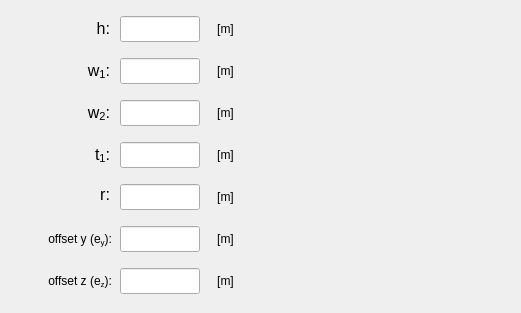
    <widget class="QWidget" name="tab_T_section">
     <attribute name="title">
      <string>T-section</string>
     </attribute>
     <widget class="QLabel" name="label_4">
      <property name="geometry">
       <rect>
        <x>284</x>
        <y>16</y>
        <width>228</width>
        <height>288</height>
       </rect>
      </property>
      <property name="text">
       <string/>
      </property>
      <property name="pixmap">
       <pixmap>../../../figures/T_profile.PNG</pixmap>
      </property>
      <property name="scaledContents">
       <bool>true</bool>
      </property>
     </widget>
     <widget class="QLineEdit" name="lineEdit_offsetz_T_section">
      <property name="geometry">
       <rect>
        <x>120</x>
        <y>268</y>
        <width>80</width>
        <height>26</height>
       </rect>
      </property>
      <property name="minimumSize">
       <size>
        <width>80</width>
        <height>26</height>
       </size>
      </property>
      <property name="maximumSize">
       <size>
        <width>80</width>
        <height>26</height>
       </size>
      </property>
      <property name="font">
       <font>
        <family>Arial</family>
        <pointsize>11</pointsize>
        <weight>75</weight>
        <italic>true</italic>
        <bold>true</bold>
       </font>
      </property>
      <property name="focusPolicy">
       <enum>Qt::StrongFocus</enum>
      </property>
      <property name="styleSheet">
       <string notr="true">color: rgb(255, 0, 0);</string>
      </property>
      <property name="alignment">
       <set>Qt::AlignCenter</set>
      </property>
     </widget>
     <widget class="QLabel" name="label_143">
      <property name="geometry">
       <rect>
        <x>208</x>
        <y>268</y>
        <width>35</width>
        <height>26</height>
       </rect>
      </property>
      <property name="minimumSize">
       <size>
        <width>35</width>
        <height>26</height>
       </size>
      </property>
      <property name="maximumSize">
       <size>
        <width>35</width>
        <height>26</height>
       </size>
      </property>
      <property name="text">
       <string>[m]</string>
      </property>
      <property name="alignment">
       <set>Qt::AlignCenter</set>
      </property>
     </widget>
     <widget class="QLabel" name="label_81">
      <property name="geometry">
       <rect>
        <x>20</x>
        <y>100</y>
        <width>90</width>
        <height>26</height>
       </rect>
      </property>
      <property name="minimumSize">
       <size>
        <width>90</width>
        <height>26</height>
       </size>
      </property>
      <property name="maximumSize">
       <size>
        <width>90</width>
        <height>26</height>
       </size>
      </property>
      <property name="text">
       <string>&lt;html&gt;&lt;head/&gt;&lt;body&gt;&lt;p align=&quot;right&quot;&gt;&lt;span style=&quot; font-size:12pt;&quot;&gt;w&lt;/span&gt;&lt;span style=&quot; font-size:12pt; vertical-align:sub;&quot;&gt;2&lt;/span&gt;&lt;span style=&quot; font-size:12pt;&quot;&gt;:&lt;/span&gt;&lt;/p&gt;&lt;/body&gt;&lt;/html&gt;</string>
      </property>
      <property name="alignment">
       <set>Qt::AlignCenter</set>
      </property>
     </widget>
     <widget class="QLabel" name="label_144">
      <property name="geometry">
       <rect>
        <x>208</x>
        <y>226</y>
        <width>35</width>
        <height>26</height>
       </rect>
      </property>
      <property name="minimumSize">
       <size>
        <width>35</width>
        <height>26</height>
       </size>
      </property>
      <property name="maximumSize">
       <size>
        <width>35</width>
        <height>26</height>
       </size>
      </property>
      <property name="text">
       <string>[m]</string>
      </property>
      <property name="alignment">
       <set>Qt::AlignCenter</set>
      </property>
     </widget>
     <widget class="QLineEdit" name="lineEdit_height_T_section">
      <property name="geometry">
       <rect>
        <x>120</x>
        <y>16</y>
        <width>80</width>
        <height>26</height>
       </rect>
      </property>
      <property name="minimumSize">
       <size>
        <width>0</width>
        <height>26</height>
       </size>
      </property>
      <property name="maximumSize">
       <size>
        <width>80</width>
        <height>26</height>
       </size>
      </property>
      <property name="sizeIncrement">
       <size>
        <width>80</width>
        <height>26</height>
       </size>
      </property>
      <property name="font">
       <font>
        <family>Arial</family>
        <pointsize>11</pointsize>
        <weight>75</weight>
        <italic>true</italic>
        <bold>true</bold>
       </font>
      </property>
      <property name="focusPolicy">
       <enum>Qt::StrongFocus</enum>
      </property>
      <property name="styleSheet">
       <string notr="true">color: rgb(255, 0, 0);</string>
      </property>
      <property name="alignment">
       <set>Qt::AlignCenter</set>
      </property>
     </widget>
     <widget class="QLineEdit" name="lineEdit_w1_T_section">
      <property name="geometry">
       <rect>
        <x>120</x>
        <y>58</y>
        <width>80</width>
        <height>26</height>
       </rect>
      </property>
      <property name="minimumSize">
       <size>
        <width>0</width>
        <height>24</height>
       </size>
      </property>
      <property name="maximumSize">
       <size>
        <width>80</width>
        <height>26</height>
       </size>
      </property>
      <property name="sizeIncrement">
       <size>
        <width>0</width>
        <height>0</height>
       </size>
      </property>
      <property name="font">
       <font>
        <family>Arial</family>
        <pointsize>11</pointsize>
        <weight>75</weight>
        <italic>true</italic>
        <bold>true</bold>
       </font>
      </property>
      <property name="focusPolicy">
       <enum>Qt::StrongFocus</enum>
      </property>
      <property name="styleSheet">
       <string notr="true">color: rgb(255, 0, 0);</string>
      </property>
      <property name="alignment">
       <set>Qt::AlignCenter</set>
      </property>
     </widget>
     <widget class="QLabel" name="label_145">
      <property name="geometry">
       <rect>
        <x>208</x>
        <y>100</y>
        <width>35</width>
        <height>26</height>
       </rect>
      </property>
      <property name="minimumSize">
       <size>
        <width>35</width>
        <height>26</height>
       </size>
      </property>
      <property name="maximumSize">
       <size>
        <width>35</width>
        <height>26</height>
       </size>
      </property>
      <property name="text">
       <string>[m]</string>
      </property>
      <property name="alignment">
       <set>Qt::AlignCenter</set>
      </property>
     </widget>
     <widget class="QLineEdit" name="lineEdit_offsety_T_section">
      <property name="geometry">
       <rect>
        <x>120</x>
        <y>226</y>
        <width>80</width>
        <height>26</height>
       </rect>
      </property>
      <property name="minimumSize">
       <size>
        <width>80</width>
        <height>26</height>
       </size>
      </property>
      <property name="maximumSize">
       <size>
        <width>80</width>
        <height>26</height>
       </size>
      </property>
      <property name="font">
       <font>
        <family>Arial</family>
        <pointsize>11</pointsize>
        <weight>75</weight>
        <italic>true</italic>
        <bold>true</bold>
       </font>
      </property>
      <property name="focusPolicy">
       <enum>Qt::StrongFocus</enum>
      </property>
      <property name="styleSheet">
       <string notr="true">color: rgb(255, 0, 0);</string>
      </property>
      <property name="alignment">
       <set>Qt::AlignCenter</set>
      </property>
     </widget>
     <widget class="QLineEdit" name="lineEdit_t1_T_section">
      <property name="geometry">
       <rect>
        <x>120</x>
        <y>142</y>
        <width>80</width>
        <height>26</height>
       </rect>
      </property>
      <property name="minimumSize">
       <size>
        <width>0</width>
        <height>24</height>
       </size>
      </property>
      <property name="maximumSize">
       <size>
        <width>80</width>
        <height>26</height>
       </size>
      </property>
      <property name="sizeIncrement">
       <size>
        <width>0</width>
        <height>0</height>
       </size>
      </property>
      <property name="font">
       <font>
        <family>Arial</family>
        <pointsize>11</pointsize>
        <weight>75</weight>
        <italic>true</italic>
        <bold>true</bold>
       </font>
      </property>
      <property name="focusPolicy">
       <enum>Qt::StrongFocus</enum>
      </property>
      <property name="styleSheet">
       <string notr="true">color: rgb(255, 0, 0);</string>
      </property>
      <property name="alignment">
       <set>Qt::AlignCenter</set>
      </property>
     </widget>
     <widget class="QLabel" name="label_147">
      <property name="geometry">
       <rect>
        <x>208</x>
        <y>184</y>
        <width>35</width>
        <height>26</height>
       </rect>
      </property>
      <property name="minimumSize">
       <size>
        <width>35</width>
        <height>26</height>
       </size>
      </property>
      <property name="maximumSize">
       <size>
        <width>35</width>
        <height>26</height>
       </size>
      </property>
      <property name="text">
       <string>[m]</string>
      </property>
      <property name="alignment">
       <set>Qt::AlignCenter</set>
      </property>
     </widget>
     <widget class="QLabel" name="label_83">
      <property name="geometry">
       <rect>
        <x>20</x>
        <y>58</y>
        <width>90</width>
        <height>26</height>
       </rect>
      </property>
      <property name="minimumSize">
       <size>
        <width>90</width>
        <height>26</height>
       </size>
      </property>
      <property name="maximumSize">
       <size>
        <width>90</width>
        <height>26</height>
       </size>
      </property>
      <property name="text">
       <string>&lt;html&gt;&lt;head/&gt;&lt;body&gt;&lt;p align=&quot;right&quot;&gt;&lt;span style=&quot; font-size:12pt;&quot;&gt;w&lt;/span&gt;&lt;span style=&quot; font-size:12pt; vertical-align:sub;&quot;&gt;1&lt;/span&gt;&lt;span style=&quot; font-size:12pt;&quot;&gt;:&lt;/span&gt;&lt;/p&gt;&lt;/body&gt;&lt;/html&gt;</string>
      </property>
      <property name="alignment">
       <set>Qt::AlignCenter</set>
      </property>
     </widget>
     <widget class="QLabel" name="label_148">
      <property name="geometry">
       <rect>
        <x>22</x>
        <y>226</y>
        <width>90</width>
        <height>26</height>
       </rect>
      </property>
      <property name="minimumSize">
       <size>
        <width>90</width>
        <height>26</height>
       </size>
      </property>
      <property name="maximumSize">
       <size>
        <width>90</width>
        <height>26</height>
       </size>
      </property>
      <property name="text">
       <string>&lt;html&gt;&lt;head/&gt;&lt;body&gt;&lt;p&gt;offset y (e&lt;span style=&quot; vertical-align:sub;&quot;&gt;y&lt;/span&gt;):&lt;/p&gt;&lt;/body&gt;&lt;/html&gt;</string>
      </property>
      <property name="alignment">
       <set>Qt::AlignRight|Qt::AlignTrailing|Qt::AlignVCenter</set>
      </property>
     </widget>
     <widget class="QLabel" name="label_149">
      <property name="geometry">
       <rect>
        <x>22</x>
        <y>268</y>
        <width>90</width>
        <height>26</height>
       </rect>
      </property>
      <property name="minimumSize">
       <size>
        <width>90</width>
        <height>26</height>
       </size>
      </property>
      <property name="maximumSize">
       <size>
        <width>90</width>
        <height>26</height>
       </size>
      </property>
      <property name="text">
       <string>&lt;html&gt;&lt;head/&gt;&lt;body&gt;&lt;p&gt;offset z (e&lt;span style=&quot; vertical-align:sub;&quot;&gt;z&lt;/span&gt;):&lt;/p&gt;&lt;/body&gt;&lt;/html&gt;</string>
      </property>
      <property name="alignment">
       <set>Qt::AlignRight|Qt::AlignTrailing|Qt::AlignVCenter</set>
      </property>
     </widget>
     <widget class="QLabel" name="label_151">
      <property name="geometry">
       <rect>
        <x>208</x>
        <y>58</y>
        <width>35</width>
        <height>26</height>
       </rect>
      </property>
      <property name="minimumSize">
       <size>
        <width>35</width>
        <height>26</height>
       </size>
      </property>
      <property name="maximumSize">
       <size>
        <width>35</width>
        <height>26</height>
       </size>
      </property>
      <property name="text">
       <string>[m]</string>
      </property>
      <property name="alignment">
       <set>Qt::AlignCenter</set>
      </property>
     </widget>
     <widget class="QLineEdit" name="lineEdit_w2_T_section">
      <property name="geometry">
       <rect>
        <x>120</x>
        <y>100</y>
        <width>80</width>
        <height>26</height>
       </rect>
      </property>
      <property name="minimumSize">
       <size>
        <width>0</width>
        <height>24</height>
       </size>
      </property>
      <property name="maximumSize">
       <size>
        <width>80</width>
        <height>26</height>
       </size>
      </property>
      <property name="sizeIncrement">
       <size>
        <width>0</width>
        <height>0</height>
       </size>
      </property>
      <property name="font">
       <font>
        <family>Arial</family>
        <pointsize>11</pointsize>
        <weight>75</weight>
        <italic>true</italic>
        <bold>true</bold>
       </font>
      </property>
      <property name="focusPolicy">
       <enum>Qt::StrongFocus</enum>
      </property>
      <property name="styleSheet">
       <string notr="true">color: rgb(255, 0, 0);</string>
      </property>
      <property name="alignment">
       <set>Qt::AlignCenter</set>
      </property>
     </widget>
     <widget class="QLabel" name="label_85">
      <property name="geometry">
       <rect>
        <x>20</x>
        <y>142</y>
        <width>90</width>
        <height>26</height>
       </rect>
      </property>
      <property name="minimumSize">
       <size>
        <width>90</width>
        <height>26</height>
       </size>
      </property>
      <property name="maximumSize">
       <size>
        <width>90</width>
        <height>26</height>
       </size>
      </property>
      <property name="text">
       <string>&lt;html&gt;&lt;head/&gt;&lt;body&gt;&lt;p align=&quot;right&quot;&gt;&lt;span style=&quot; font-size:12pt;&quot;&gt;t&lt;/span&gt;&lt;span style=&quot; font-size:12pt; vertical-align:sub;&quot;&gt;1&lt;/span&gt;&lt;span style=&quot; font-size:12pt;&quot;&gt;:&lt;/span&gt;&lt;/p&gt;&lt;/body&gt;&lt;/html&gt;</string>
      </property>
      <property name="alignment">
       <set>Qt::AlignCenter</set>
      </property>
     </widget>
     <widget class="QLineEdit" name="lineEdit_radius_T_section">
      <property name="geometry">
       <rect>
        <x>120</x>
        <y>184</y>
        <width>80</width>
        <height>26</height>
       </rect>
      </property>
      <property name="minimumSize">
       <size>
        <width>0</width>
        <height>24</height>
       </size>
      </property>
      <property name="maximumSize">
       <size>
        <width>80</width>
        <height>26</height>
       </size>
      </property>
      <property name="sizeIncrement">
       <size>
        <width>0</width>
        <height>0</height>
       </size>
      </property>
      <property name="font">
       <font>
        <family>Arial</family>
        <pointsize>11</pointsize>
        <weight>75</weight>
        <italic>true</italic>
        <bold>true</bold>
       </font>
      </property>
      <property name="focusPolicy">
       <enum>Qt::StrongFocus</enum>
      </property>
      <property name="styleSheet">
       <string notr="true">color: rgb(255, 0, 0);</string>
      </property>
      <property name="alignment">
       <set>Qt::AlignCenter</set>
      </property>
     </widget>
     <widget class="QLabel" name="label_152">
      <property name="geometry">
       <rect>
        <x>208</x>
        <y>16</y>
        <width>35</width>
        <height>26</height>
       </rect>
      </property>
      <property name="minimumSize">
       <size>
        <width>35</width>
        <height>26</height>
       </size>
      </property>
      <property name="maximumSize">
       <size>
        <width>35</width>
        <height>26</height>
       </size>
      </property>
      <property name="text">
       <string>[m]</string>
      </property>
      <property name="alignment">
       <set>Qt::AlignCenter</set>
      </property>
     </widget>
     <widget class="QLabel" name="label_87">
      <property name="geometry">
       <rect>
        <x>20</x>
        <y>16</y>
        <width>90</width>
        <height>26</height>
       </rect>
      </property>
      <property name="minimumSize">
       <size>
        <width>90</width>
        <height>26</height>
       </size>
      </property>
      <property name="maximumSize">
       <size>
        <width>90</width>
        <height>26</height>
       </size>
      </property>
      <property name="text">
       <string>&lt;html&gt;&lt;head/&gt;&lt;body&gt;&lt;p align=&quot;right&quot;&gt;&lt;span style=&quot; font-size:12pt;&quot;&gt;h:&lt;/span&gt;&lt;/p&gt;&lt;/body&gt;&lt;/html&gt;</string>
      </property>
      <property name="alignment">
       <set>Qt::AlignCenter</set>
      </property>
     </widget>
     <widget class="QLabel" name="label_88">
      <property name="geometry">
       <rect>
        <x>20</x>
        <y>182</y>
        <width>90</width>
        <height>26</height>
       </rect>
      </property>
      <property name="minimumSize">
       <size>
        <width>90</width>
        <height>26</height>
       </size>
      </property>
      <property name="maximumSize">
       <size>
        <width>90</width>
        <height>26</height>
       </size>
      </property>
      <property name="text">
       <string>&lt;html&gt;&lt;head/&gt;&lt;body&gt;&lt;p align=&quot;right&quot;&gt;&lt;span style=&quot; font-size:12pt;&quot;&gt;r:&lt;/span&gt;&lt;/p&gt;&lt;/body&gt;&lt;/html&gt;</string>
      </property>
      <property name="alignment">
       <set>Qt::AlignCenter</set>
      </property>
     </widget>
     <widget class="QLabel" name="label_153">
      <property name="geometry">
       <rect>
        <x>208</x>
        <y>142</y>
        <width>35</width>
        <height>26</height>
       </rect>
      </property>
      <property name="minimumSize">
       <size>
        <width>35</width>
        <height>26</height>
       </size>
      </property>
      <property name="maximumSize">
       <size>
        <width>35</width>
        <height>26</height>
       </size>
      </property>
      <property name="text">
       <string>[m]</string>
      </property>
      <property name="alignment">
       <set>Qt::AlignCenter</set>
      </property>
     </widget>
    </widget>
